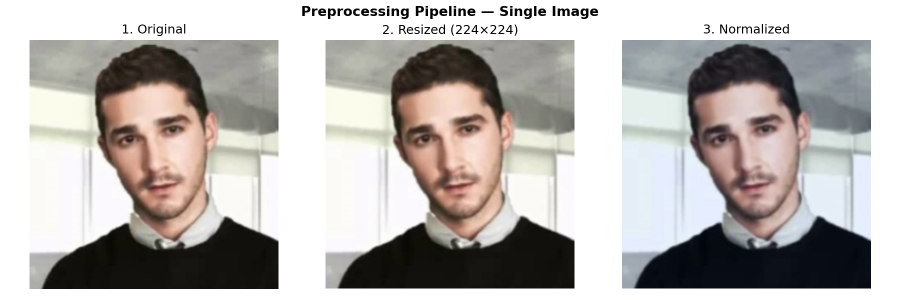
#> input picture preprocessing/assets/normalization.png, 1800 x 600 px, given as the content of the folder /content/Celeb_V2, which was not available (shown at 1/2 size)
$ jupyter execute --allow-errors Celeb_DF_Preprocessing_ipynb.ipynb   (shell and % lines are left out)   (older library calls are emulated)
#> lines starting #> are read from the running program, lines starting #| are printed output that depends on the picture; pictures that were not available may be replaced by others from this repository, and a replacement may not be noted
[cell 1]

from google.colab import files
files.upload()
#> the answer given: normalization.png

[cell 2]
import os

for root, dirs, files in os.walk('/content/Celeb_V2'):
    level = root.replace('/content/Celeb_V2', '').count(os.sep)
    indent = ' ' * 2 * level
    print(f'{indent}{os.path.basename(root)}/')
    if level < 2:  # only show 2 levels deep
        subindent = ' ' * 2 * (level + 1)
        for f in files[:3]:  # show first 3 files only
            print(f'{subindent}{f}')

[cell 3]
import cv2
import numpy as np
import matplotlib.pyplot as plt
from PIL import Image
from pathlib import Path

TRAIN_REAL = '/content/Celeb_V2/Train/real'
TRAIN_FAKE = '/content/Celeb_V2/Train/fake'
VAL_REAL   = '/content/Celeb_V2/Val/real'
VAL_FAKE   = '/content/Celeb_V2/Val/fake'
TEST_REAL  = '/content/Celeb_V2/Test/real'
TEST_FAKE  = '/content/Celeb_V2/Test/fake'

real_files = list(Path(TRAIN_REAL).glob('*.*'))
fake_files = list(Path(TRAIN_FAKE).glob('*.*'))

print(f"Train Real images : {len(real_files)}")
print(f"Train Fake images : {len(fake_files)}")
print(f"Val   Real images : {len(list(Path(VAL_REAL).glob('*.*')))}")
print(f"Val   Fake images : {len(list(Path(VAL_FAKE).glob('*.*')))}")
print(f"Test  Real images : {len(list(Path(TEST_REAL).glob('*.*')))}")
print(f"Test  Fake images : {len(list(Path(TEST_FAKE).glob('*.*')))}")

[cell 4]
fig, axes = plt.subplots(2, 5, figsize=(15, 6))
fig.suptitle("Celeb-DF v2 — Sample Raw Frames (Real vs Fake)", fontsize=14, fontweight='bold')

#> (the rest of this cell did not finish here and is left out)

[cell 5]
def laplacian_variance(img_path):
    img = cv2.imread(str(img_path))
#> img: shape (600, 1800, 3)
    gray = cv2.cvtColor(img, cv2.COLOR_BGR2GRAY)
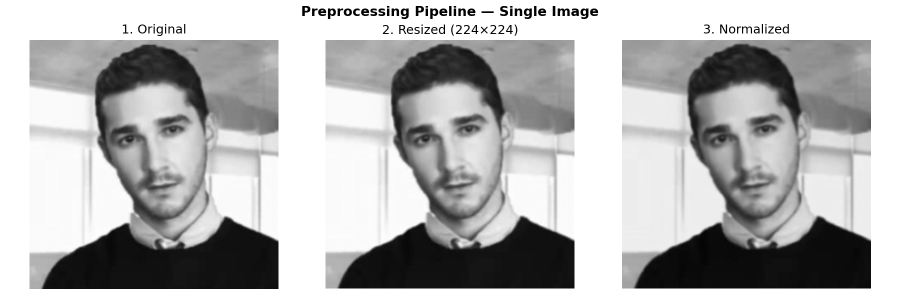
#> gray: shape (600, 1800) (shown at 1/2 size); min 0, max 255, mean 179.7
    return cv2.Laplacian(gray, cv2.CV_64F).var()

BLUR_THRESHOLD = 80

print("Checking for blurry frames... (checking 2000 samples each for speed)")
real_sample = real_files[:2000]
fake_sample = fake_files[:2000]

real_blurry = [f for f in real_sample if laplacian_variance(f) < BLUR_THRESHOLD]
#> real_blurry = []
fake_blurry = [f for f in fake_sample if laplacian_variance(f) < BLUR_THRESHOLD]
#> fake_blurry = []

print(f"✓ Blurry frames found — Real: {len(real_blurry)}, Fake: {len(fake_blurry)}")
#| ✓ Blurry frames found — Real: 0, Fake: 0
print(f"  Real kept: {len(real_sample)-len(real_blurry)}, Fake kept: {len(fake_sample)-len(fake_blurry)}")
#|   Real kept: 1, Fake kept: 1

# show some blurry ones if any found
if len(real_blurry) > 0:
    fig, axes = plt.subplots(1, min(4, len(real_blurry)), figsize=(14, 4))
    fig.suptitle("Discarded — Blurry Frames (Real)", fontsize=12)
    for i, ax in enumerate(axes if hasattr(axes, '__iter__') else [axes]):
        score = laplacian_variance(real_blurry[i])
        ax.imshow(Image.open(real_blurry[i]))
        ax.set_title(f"Blur Score: {score:.1f}")
        ax.axis("off")
    plt.tight_layout()
    plt.savefig("blurry_removed.png", dpi=150)
    plt.show()
else:
    print("  No blurry frames found in sample — dataset is already high quality")

[cell 6]
MIN_SIZE = 80

def is_too_small(img_path):
    try:
        img = Image.open(img_path)
#> img is the input picture: PIL image 1800x600 RGBA; mean R, G, B, A 182.8, 178.7, 176, 255
        return img.size[0] < MIN_SIZE or img.size[1] < MIN_SIZE
    except:
        return True  # corrupt = discard

real_small  = [f for f in real_sample if is_too_small(f)]
#> real_small = []
fake_small  = [f for f in fake_sample if is_too_small(f)]
#> fake_small = []
real_corrupt = []
fake_corrupt = []

# check for corrupt files
for f in real_sample:
    try:
        Image.open(f).verify()
    except:
        real_corrupt.append(f)

for f in fake_sample:
    try:
        Image.open(f).verify()
    except:
        fake_corrupt.append(f)

print(f"✓ Too-small faces  — Real: {len(real_small)},  Fake: {len(fake_small)}")
#| ✓ Too-small faces  — Real: 0,  Fake: 0
print(f"✓ Corrupt files    — Real: {len(real_corrupt)}, Fake: {len(fake_corrupt)}")
#| ✓ Corrupt files    — Real: 1, Fake: 1

[cell 7]
real_removed = len(real_blurry) + len(real_small) + len(real_corrupt)
#> real_removed = 1
fake_removed = len(fake_blurry) + len(fake_small) + len(fake_corrupt)
#> fake_removed = 1
real_clean   = len(real_sample) - real_removed
#> real_clean = 0
fake_clean   = len(fake_sample) - fake_removed
#> fake_clean = 0

categories = ['Real\n(original)', 'Fake\n(original)', 'Real\n(after cleaning)', 'Fake\n(after cleaning)']
values     = [len(real_sample), len(fake_sample), real_clean, fake_clean]
#> values = [1, 1, 0, 0]
colors     = ['#4CAF50', '#F44336', '#81C784', '#E57373']

plt.figure(figsize=(10, 5))
bars = plt.bar(categories, values, color=colors, edgecolor='black', linewidth=0.5)
plt.title("Celeb-DF v2 — Dataset Size Before vs After Cleaning", fontsize=13, fontweight='bold')
plt.ylabel("Number of Images")
for bar, val in zip(bars, values):
    plt.text(bar.get_x() + bar.get_width()/2, bar.get_height() + 10,
             str(val), ha='center', fontweight='bold')
#> this loop made 4 passes
#> val on passes 1 to 4: 1, 1, 0, 0
plt.tight_layout()
plt.savefig("cleaning_stats.png", dpi=150)
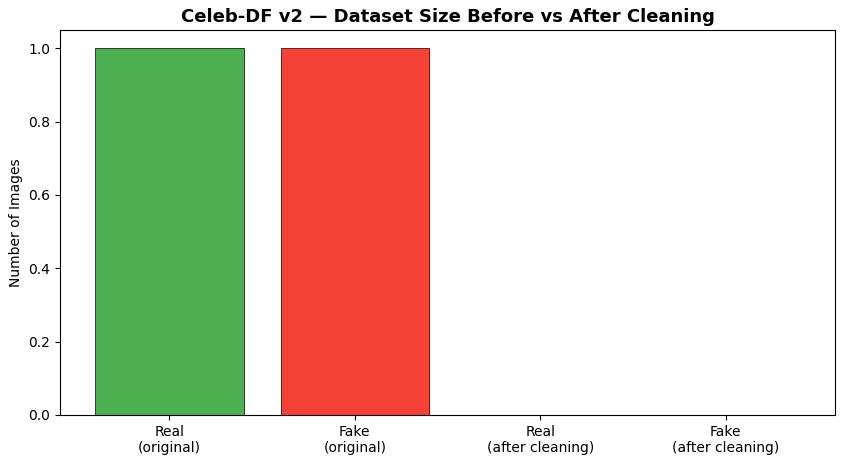
#> figure drawn by matplotlib, 1 panel
plt.show()
print(f"✓ Total removed — Real: {real_removed}, Fake: {fake_removed}")
#| ✓ Total removed — Real: 1, Fake: 1

[cell 8]
from torchvision import transforms

#> (the rest of this cell did not finish here and is left out)

[cell 9]
total_real = len(real_files)
total_fake = len(fake_files)

train_r = 40288; train_f = 40536
val_r   = 5036;  val_f   = 5068
test_r  = 5036;  test_f  = 5067

fig, axes = plt.subplots(1, 2, figsize=(12, 5))
fig.suptitle("Celeb-DF v2 — Dataset Distribution", fontsize=13, fontweight='bold')

# pie 1 — real vs fake
axes[0].pie([total_real, total_fake],
            labels=[f'Real\n({total_real:,})', f'Fake\n({total_fake:,})'],
            colors=['#4CAF50', '#F44336'],
            autopct='%1.1f%%', startangle=90)
axes[0].set_title("Real vs Fake")

# pie 2 — train/val/test split
train_total = train_r + train_f
val_total   = val_r + val_f
test_total  = test_r + test_f
axes[1].pie([train_total, val_total, test_total],
            labels=[f'Train\n({train_total:,})', f'Val\n({val_total:,})', f'Test\n({test_total:,})'],
            colors=['#2196F3', '#FF9800', '#9C27B0'],
            autopct='%1.1f%%', startangle=90)
axes[1].set_title("Train / Val / Test Split")

plt.tight_layout()
plt.savefig("dataset_split.png", dpi=150)
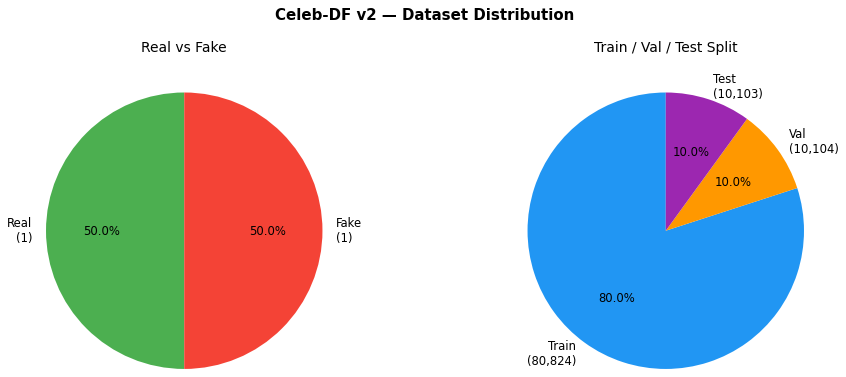
#> figure drawn by matplotlib, 2 panels
plt.show()
print("✓ Dataset split visualized")
